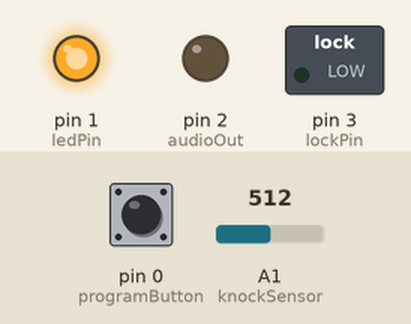
Bench run of a sketch on a simulated Arduino Uno, built with avr-gcc and run on an emulated ATmega328P. Parts: switched loads named in the sketch (green lamp = pin HIGH), output pins drawn as LEDs (lit = HIGH). The test bench sets the inputs (shaded band); at power-on: pin 0 (programButton) LOW, A1 (knockSensor) = 512. EEPROM starts erased.

Above: at 2.7 s.
2.8 s: pin 0 (programButton) pulled HIGH for 3.2 s
At 7.7 s:
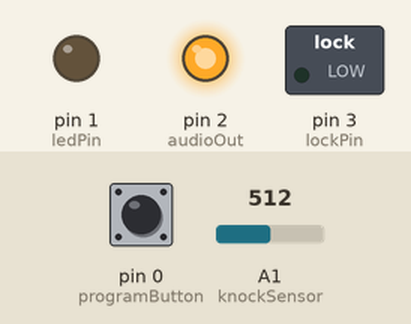
12.5 s: A1 (knockSensor) set to 4
16.0 s: A1 (knockSensor) set to 1
19.5 s: pin 0 (programButton) pulled HIGH for 0.15 s
At 20.8 s:
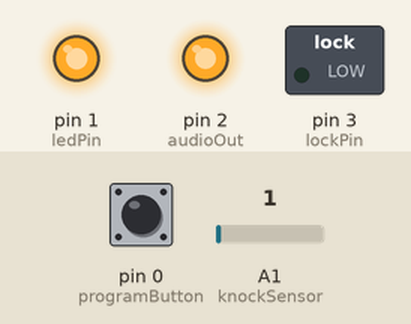
21.1 s: pin 0 (programButton) pulled HIGH for 1 s
At 22.2 s:
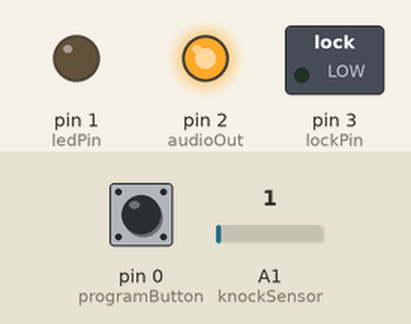
Timing chart, 0 to 24.1 s (numbered marks = the images above; inputs shaded):
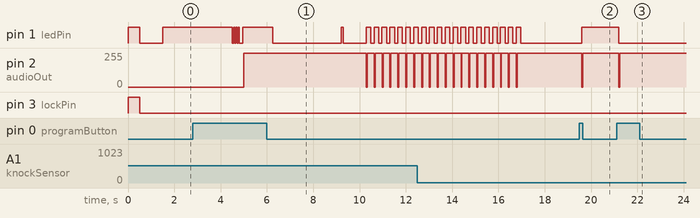

The sketch:

Secret_doorknock.ino
```cpp
// (licence header left out)
#include <EEPROM.h>
const byte eepromValid = 123;    // If the first byte in eeprom is this then the data is valid.

/*Pin definitions*/
const int programButton = 0;   // Record A New Knock button.
const int ledPin = 1;          // The built in LED
const int knockSensor = 1;     // (Analog 1) for using the piezo as an input device. (aka knock sensor)
const int audioOut = 2;        // (Digial 2) for using the peizo as an output device. (Thing that goes beep.)
const int lockPin = 3;         // The pin that activates the solenoid lock.

/*Tuning constants. Changing the values below changes the behavior of the device.*/
int threshold = 3;                 // Minimum signal from the piezo to register as a knock. Higher = less sensitive. Typical values 1 - 10
const int rejectValue = 25;        // If an individual knock is off by this percentage of a knock we don't unlock. Typical values 10-30
const int averageRejectValue = 15; // If the average timing of all the knocks is off by this percent we don't unlock. Typical values 5-20
const int knockFadeTime = 150;     // Milliseconds we allow a knock to fade before we listen for another one. (Debounce timer.)
const int lockOperateTime = 2500;  // Milliseconds that we operate the lock solenoid latch before releasing it.
const int maximumKnocks = 20;      // Maximum number of knocks to listen for.
const int knockComplete = 1200;    // Longest time to wait for a knock before we assume that it's finished. (milliseconds)

byte secretCode[maximumKnocks] = {50, 25, 25, 50, 100, 50, 0, 0, 0, 0, 0, 0, 0, 0, 0, 0, 0, 0, 0, 0};  // Initial setup: "Shave and a Hair Cut, two bits."
int knockReadings[maximumKnocks];    // When someone knocks this array fills with the delays between knocks.
int knockSensorValue = 0;            // Last reading of the knock sensor.
boolean programModeActive = false;   // True if we're trying to program a new knock.

void setup() {
  pinMode(ledPin, OUTPUT);
  pinMode(lockPin, OUTPUT);
  readSecretKnock();   // Load the secret knock (if any) from EEPROM.
  doorUnlock(500);     // Unlock the door for a bit when we power up. For system check and to allow a way in if the key is forgotten.
  delay(500);          // This delay is here because the solenoid lock returning to place can otherwise trigger and inadvertent knock.
}

void loop() {
  // Listen for any knock at all.
  knockSensorValue = analogRead(knockSensor);

  if (digitalRead(programButton) == HIGH){  // is the program button pressed?
    delay(100);   // Cheap debounce.
    if (digitalRead(programButton) == HIGH){
      if (programModeActive == false){     // If we're not in programming mode, turn it on.
        programModeActive = true;          // Remember we're in programming mode.
        digitalWrite(ledPin, HIGH);        // Turn on the red light too so the user knows we're programming.
        chirp(500, 1500);                  // And play a tone in case the user can't see the LED.
        chirp(500, 1000);
      } else {                             // If we are in programing mode, turn it off.
        programModeActive = false;
        digitalWrite(ledPin, LOW);
        chirp(500, 1000);                  // Turn off the programming LED and play a sad note.
        chirp(500, 1500);
        delay(500);
      }
      while (digitalRead(programButton) == HIGH){
        delay(10);                         // Hang around until the button is released.
      }
    }
    delay(250);   // Another cheap debounce. Longer because releasing the button can sometimes be sensed as a knock.
  }


  if (knockSensorValue >= threshold){
     if (programModeActive == true){  // Blink the LED when we sense a knock.
       digitalWrite(ledPin, LOW);
     } else {
       digitalWrite(ledPin, HIGH);
     }
     knockDelay();
     if (programModeActive == true){  // Un-blink the LED.
       digitalWrite(ledPin, HIGH);
     } else {
       digitalWrite(ledPin, LOW);
     }
     listenToSecretKnock();           // We have our first knock. Go and see what other knocks are in store...
  }

}

// Records the timing of knocks.
void listenToSecretKnock(){
  int i = 0;
  // First reset the listening array.
  for (i=0; i < maximumKnocks; i++){
    knockReadings[i] = 0;
  }

  int currentKnockNumber = 0;               // Position counter for the array.
  int startTime = millis();                 // Reference for when this knock started.
  int now = millis();

  do {                                      // Listen for the next knock or wait for it to timeout.
    knockSensorValue = analogRead(knockSensor);
    if (knockSensorValue >= threshold){                   // Here's another knock. Save the time between knocks.
      now=millis();
      knockReadings[currentKnockNumber] = now - startTime;
      currentKnockNumber ++;
      startTime = now;

       if (programModeActive==true){     // Blink the LED when we sense a knock.
         digitalWrite(ledPin, LOW);
       } else {
         digitalWrite(ledPin, HIGH);
       }
       knockDelay();
       if (programModeActive == true){  // Un-blink the LED.
         digitalWrite(ledPin, HIGH);
       } else {
         digitalWrite(ledPin, LOW);
       }
    }

    now = millis();

    // Stop listening if there are too many knocks or there is too much time between knocks.
  } while ((now-startTime < knockComplete) && (currentKnockNumber < maximumKnocks));

  //we've got our knock recorded, lets see if it's valid
  if (programModeActive == false){           // Only do this if we're not recording a new knock.
    if (validateKnock() == true){
      doorUnlock(lockOperateTime);
    } else {
      // knock is invalid. Blink the LED as a warning to others.
      for (i=0; i < 4; i++){
        digitalWrite(ledPin, HIGH);
        delay(50);
        digitalWrite(ledPin, LOW);
        delay(50);
      }
    }
  } else { // If we're in programming mode we still validate the lock because it makes some numbers we need, we just don't do anything with the return.
    validateKnock();
  }
}


// Unlocks the door.
void doorUnlock(int delayTime){
  digitalWrite(ledPin, HIGH);
  digitalWrite(lockPin, HIGH);
  delay(delayTime);
  digitalWrite(lockPin, LOW);
  digitalWrite(ledPin, LOW);
  delay(500);   // This delay is here because releasing the latch can cause a vibration that will be sensed as a knock.
}

// Checks to see if our knock matches the secret.
// Returns true if it's a good knock, false if it's not.
boolean validateKnock(){
  int i = 0;

  int currentKnockCount = 0;
  int secretKnockCount = 0;
  int maxKnockInterval = 0;               // We use this later to normalize the times.

  for (i=0;i<maximumKnocks;i++){
    if (knockReadings[i] > 0){
      currentKnockCount++;
    }
    if (secretCode[i] > 0){
      secretKnockCount++;
    }

    if (knockReadings[i] > maxKnockInterval){   // Collect normalization data while we're looping.
      maxKnockInterval = knockReadings[i];
    }
  }

  // If we're recording a new knock, save the info and get out of here.
  if (programModeActive == true){
      for (i=0; i < maximumKnocks; i++){ // Normalize the time between knocks. (the longest time = 100)
        secretCode[i] = map(knockReadings[i], 0, maxKnockInterval, 0, 100);
      }
      saveSecretKnock();                // save the result to EEPROM
      programModeActive = false;
      playbackKnock(maxKnockInterval);
      return false;
  }

  if (currentKnockCount != secretKnockCount){  // Easiest check first. If the number of knocks is wrong, don't unlock.
    return false;
  }

  /*  Now we compare the relative intervals of our knocks, not the absolute time between them.
      (ie: if you do the same pattern slow or fast it should still open the door.)
      This makes it less picky, which while making it less secure can also make it
      less of a pain to use if you're tempo is a little slow or fast.
  */
  int totaltimeDifferences = 0;
  int timeDiff = 0;
  for (i=0; i < maximumKnocks; i++){    // Normalize the times
    knockReadings[i]= map(knockReadings[i], 0, maxKnockInterval, 0, 100);
    timeDiff = abs(knockReadings[i] - secretCode[i]);
    if (timeDiff > rejectValue){        // Individual value too far out of whack. No access for this knock!
      return false;
    }
    totaltimeDifferences += timeDiff;
  }
  // It can also fail if the whole thing is too inaccurate.
  if (totaltimeDifferences / secretKnockCount > averageRejectValue){
    return false;
  }

  return true;
}


// reads the secret knock from EEPROM. (if any.)
void readSecretKnock(){
  byte reading;
  int i;
  reading = EEPROM.read(0);
  if (reading == eepromValid){    // only read EEPROM if the signature byte is correct.
    for (int i=0; i < maximumKnocks ;i++){
      secretCode[i] =  EEPROM.read(i+1);
    }
  }
}


//saves a new pattern too eeprom
void saveSecretKnock(){
  EEPROM.write(0, 0);  // clear out the signature. That way we know if we didn't finish the write successfully.
  for (int i=0; i < maximumKnocks; i++){
    EEPROM.write(i+1, secretCode[i]);
  }
  EEPROM.write(0, eepromValid);  // all good. Write the signature so we'll know it's all good.
}

// Plays back the pattern of the knock in blinks and beeps
void playbackKnock(int maxKnockInterval){
      digitalWrite(ledPin, LOW);
      delay(1000);
      digitalWrite(ledPin, HIGH);
      chirp(200, 1800);
      for (int i = 0; i < maximumKnocks ; i++){
        digitalWrite(ledPin, LOW);
        // only turn it on if there's a delay
        if (secretCode[i] > 0){
          delay(map(secretCode[i], 0, 100, 0, maxKnockInterval)); // Expand the time back out to what it was. Roughly.
          digitalWrite(ledPin, HIGH);
          chirp(200, 1800);
        }
      }
      digitalWrite(ledPin, LOW);
}

// Deals with the knock delay thingy.
void knockDelay(){
  int itterations = (knockFadeTime / 20);      // Wait for the peak to dissipate before listening to next one.
  for (int i=0; i < itterations; i++){
    delay(10);
    analogRead(knockSensor);                  // This is done in an attempt to defuse the analog sensor's capacitor that will give false readings on high impedance sensors.
    delay(10);
  }
}

// Plays a non-musical tone on the piezo.
// playTime = milliseconds to play the tone
// delayTime = time in microseconds between ticks. (smaller=higher pitch tone.)
void chirp(int playTime, int delayTime){
  long loopTime = (playTime * 1000L) / delayTime;
  pinMode(audioOut, OUTPUT);
  for(int i=0; i < loopTime; i++){
    digitalWrite(audioOut, HIGH);
    delayMicroseconds(delayTime);
    digitalWrite(audioOut, LOW);
  }
  pinMode(audioOut, INPUT);
}
```

Measured:
- after the input at 2.8 s, pin 2 (audioOut): 0/255 → 254/255 after 2.2 s, then repeats every 0.34 s: 0/255 0.04 s, 254/255 0.30 s
- after the input at 19.5 s, pin 1 (ledPin): LOW → HIGH after 0.10 s; pin 2 (audioOut): 254/255 → 0/255 after 0.10 s, → 254/255 0.04 s later
- after the input at 21.1 s, pin 1 (ledPin): HIGH → LOW after 0.10 s; pin 2 (audioOut): 254/255 → 0/255 after 0.10 s, → 254/255 0.04 s later
